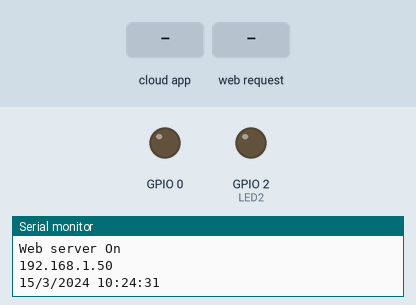
The sketch below on a simulated ESP8266 (NodeMCU). Shown: output pins drawn as LEDs (lit = HIGH), the last lines printed to the serial monitor. Inputs (shaded band) come from the test bench. The local clock reads 2024-03-15 10:24:30 at power-on unless the sketch sets it.

Above: at 2.7 s.
2.8 s: the phone or cloud app sets light to 0
At 4.5 s:
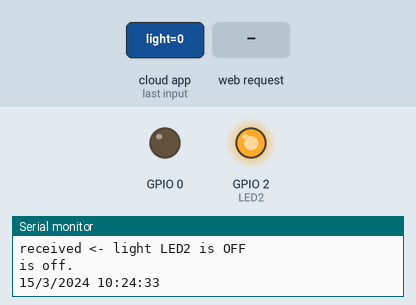
7.5 s: HTTP request GET /Relay02=1 received
At 9.1 s:
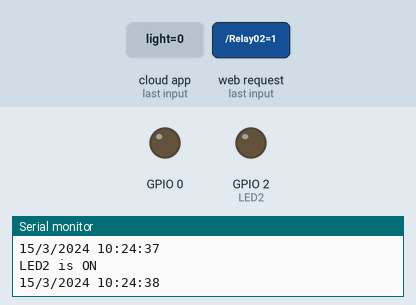
14.1 s: HTTP request GET /Relay02=0 received
At 15.5 s:
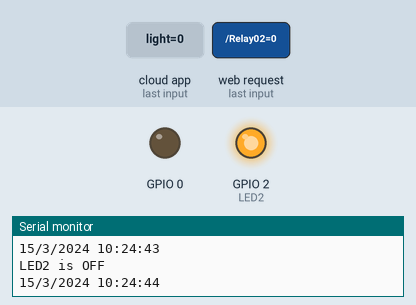
Timing chart, 0 to 17.1 s (numbered marks = the images above; inputs shaded):
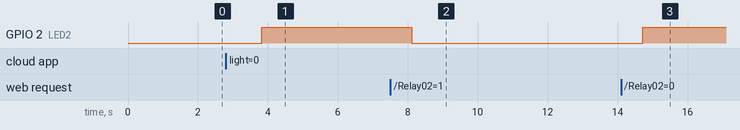

The sketch:

B4A-ESP8266_Local_Web_Mqtt-v1-041023.ino
```cpp
/*
- adafruit te alşıyor - b4a da çalışıyor
- web de çalışyor - local ağda çalışıyor
*/

#include "config.h"

#include <ESP8266WebServer.h>
#include <ESP8266WiFi.h>
#include <PubSubClient.h>
#include <WiFiUdp.h>
#include <time.h>

int count = 0;
// holds the boolean (true/false) state of the light
bool is_on = false;
bool durum = false;

#define LED1 0
#define LED2 2

ESP8266WebServer server(80);

int timezone = 3 * 3600;  // GMT+03:00 turkiye
int dst = 0;

int statusLED1 = LOW;  // variable for LED1 status
int statusLED2 = LOW;  // variable for LED2 status

// Set your Static IP address
IPAddress local_IP(192, 168, 1, 204);  // 201:turuncu -- 202:masa -- 203:lambader -- 204:vitrin -- 205:
// Set your Gateway IP address
IPAddress gateway(192, 168, 1, 1);

IPAddress subnet(255, 255, 255, 0);
//IPAddress primaryDNS(8, 8, 8, 8);   //optional
//IPAddress secondaryDNS(8, 8, 4, 4); //optional

WiFiUDP udp;
const char *ntpServer = "pool.ntp.org";
const int timeZone = 3;  // Türkiye için UTC+3

const int NTP_PACKET_SIZE = 48;
byte packetBuffer[NTP_PACKET_SIZE];

// -----------------------------------------------------------------------------------------------------------------Declare constants to make the page to be visited.
const String HtmlHtml = "<html><head>"
                        "<meta name=\"viewport\" content=\"width=device-width, initial-scale=1\" /></head>";
const String HtmlNewLine = "<br></br>\n";
const String HtmlTitle = "<h1>Control LED Using NodeMCU WiFi Access Point</h1><br/>\n";
const String HtmlLed1StateLow = "<big>LED1 is now <b>ON</b></big>\n";
const String HtmlLed1StateHigh = "<big>LED1 is now <b>OFF</b></big>\n";
const String HtmlLed2StateLow = "<big>LED2 is now <b>ON</b></big>\n";
const String HtmlLed2StateHigh = "<big>LED2 is now <b>OFF</b></big>\n";
const String HtmlButtonsLED1 =
  "<a href=\"Relay01=1\"><button style=\"background-color:green;color:white;width:10%;height:5%;\">ON </button></a>\n"
  "<a href=\"Relay01=0\"><button style=\"background-color:red;color:white;width:10%;height:5%;\">OFF </button></a><br/>";
const String HtmlButtonsLED2 =
  "<a href=\"Relay02=1\"><button style=\"background-color:green;color:white;width:10%;height:5%;\">ON </button></a>\n"
  "<a href=\"Relay02=0\"><button style=\"background-color:red;color:white;width:10%;height:5%;\">OFF </button></a><br/>";
const String HtmlHtmlClose = "</html>";
// -----------------------------------------------------------------------------------------------------------------


// track time of last published messages and limit feed->save events to once
// every IO_LOOP_DELAY milliseconds
#define IO_LOOP_DELAY 10000
unsigned long lastUpdate;

// set up the 'counter' feed
AdafruitIO_Feed *counter = io.feed("counter");

// set up the 'light' feed
AdafruitIO_Feed *light = io.feed("light");


void setup() {

  // start the serial connection
  Serial.begin(115200);
  delay(10);


  pinMode(0, OUTPUT);
  //digitalWrite(LED1, statusLED1);
  pinMode(2, OUTPUT);
  //digitalWrite(LED2, statusLED2);

  // wait for serial monitor to open
  while (!Serial)
    ;

  Serial.print("Connecting to Adafruit IO");

  // connect to io.adafruit.com
  io.connect();

  // attach message handler for the counter feed.
  counter->onMessage(handleCount);

  // attach a new message handler for the light feed.
  light->onMessage(handleLight);

  // wait for a connection
  while (io.status() < AIO_CONNECTED) {
    Serial.print(".");
    delay(500);
  }

  // we are connected
  Serial.println();
  Serial.println(io.statusText());

  // make sure all feeds get their current values right away
  counter->get();
  light->get();

  // İnternet saatini senkronize edin
  configTime(timezone, dst, "pool.ntp.org", "time.nist.gov");
  Serial.println("\nWaiting for Internet time");

  while (!time(nullptr)) {
    Serial.print("*");
    delay(1000);
  }
  Serial.println("\nTime response....OK");

  if (!WiFi.config(local_IP, gateway, subnet)) {
    Serial.println("STA Failed to configure");
  }


  // Start the server
  server.begin();
  Serial.println("Web server On");

  // Print the IP address
  Serial.println(WiFi.localIP());

  server.on("/", response);

  server.on("/Relay02=1", handleLed2On);
  server.on("/Relay02=0", handleLed2Off);
}

void loop() {

  server.handleClient();

  // process messages and keep connection alive
  io.run();

  // Zaman bilgisini al
  time_t now = time(nullptr);
  struct tm *p_tm = localtime(&now);
  Serial.print(p_tm->tm_mday);
  Serial.print("/");
  Serial.print(p_tm->tm_mon + 1);
  Serial.print("/");
  Serial.print(p_tm->tm_year + 1900);

  Serial.print(" ");

  Serial.print(p_tm->tm_hour);
  Serial.print(":");
  Serial.print(p_tm->tm_min);
  Serial.print(":");
  Serial.println(p_tm->tm_sec);

  delay(1000);

  // TURN LED ON

  if (p_tm->tm_sec == 10) {
    digitalWrite(2, statusLED2);
  }
  // TURN LED OFF

  if (p_tm->tm_sec == 13) {
    digitalWrite(2, statusLED2);
  }


  if (millis() > (lastUpdate + IO_LOOP_DELAY)) {
    Serial.println();

    // save current count to 'counter'
    Serial.print("sending -> counter ");
    Serial.println(count);
    counter->save(count);
    // increment count value
    count++;

    // print out the light value we are sending to Adafruit IO
    Serial.print("sending -> light ");
    if (is_on)
      Serial.println("is on.\n");
    else
      Serial.println("is off.\n");
    // save state of light to 'light' feed
    light->save(is_on);  // broker a geri dönş


    // for the purpose of this demo, toggle the
    // light state based on the count value
    //if((count % 2) == 0)
    // if(is_on != durum)
    //  is_on = durum;
    // else
    // is_on = durum;
    //durum = is_on;
    //update timer
    lastUpdate = millis();
  }
}


// you can set a separate message handler for a single feed,
// as we do in this example for the light feed
void handleLight(AdafruitIO_Data *data) {            //mqtt den gelen veri ile led2 yak

  // print out the received light value
  Serial.print("received <- light ");

  // use the isTrue helper to get the
  // boolean state of the light
  if (data->isTrue()) {
    handleLed2On();
    Serial.println("is on.");
  } else {
    handleLed2Off();
    Serial.println("is off.");
  }
}


// aynı beslemeye birden fazla besleme de ekleyebilirsiniz
// mesaj işleyici işlevi. hem sayaç hem de karşı iki
// bu geri çağırma fonksiyonuna eklenir ve mesajlar
// her ikisi için de bu fonksiyon tarafından alınacaktır.
void handleCount(AdafruitIO_Data *data) {

  Serial.print("received <- ");

  // işlemek için aynı işlevi kullandığımızdan
  // iki feed için mesajlar, feedName() işlevini kullanabiliriz
  // mesajın hangi feed'den geldiğini bulma sırası.
  Serial.print(data->feedName());
  Serial.print(" ");

  // alınan sayı değerini yazdırın
  Serial.println(data->value());
}

// -----------------------------------------------------LED2
// Function / procedure for turning on the LED2
void handleLed2On() {
  is_on = 1;
  statusLED2 = LOW;  // conditions to make the LED turn on
  digitalWrite(LED2, statusLED2);
  Serial.println("LED2 is ON");
  response();
}

// Function / procedure for turning off the LED2
void handleLed2Off() {
  is_on = 0;
  statusLED2 = HIGH;  // conditions to make the LED turn off
  digitalWrite(LED2, statusLED2);
  Serial.println("LED2 is OFF");
  response();
}
// -----------------------------------------------------

// Function / procedure to handle each client making a request
void response() {
  String htmlRes = HtmlHtml + HtmlTitle;
  if (statusLED1 == LOW) {
    htmlRes += HtmlLed1StateLow;
  } else {
    htmlRes += HtmlLed1StateHigh;

  }

  htmlRes += HtmlNewLine;
  htmlRes += HtmlButtonsLED1;
  htmlRes += HtmlNewLine;

  if (statusLED2 == LOW) {
    htmlRes += HtmlLed2StateLow;
  } else {
    htmlRes += HtmlLed2StateHigh;
  }

  htmlRes += HtmlNewLine;
  htmlRes += HtmlButtonsLED2;

  htmlRes += HtmlHtmlClose;

  server.send(200, "text/html", htmlRes);
}


void sendNTPpacket(IPAddress &address) {
  memset(packetBuffer, 0, 48);
  packetBuffer[0] = 0b11100011;
  packetBuffer[1] = 0;
  packetBuffer[2] = 6;
  packetBuffer[3] = 0xEC;
  packetBuffer[12] = 49;
  packetBuffer[13] = 0x4E;
  packetBuffer[14] = 49;
  packetBuffer[15] = 0x4D;
  udp.beginPacket(address, 123);
  udp.write(packetBuffer, 48);
  udp.endPacket();
}
```

config.h
```cpp
/************************ Adafruit IO Config *******************************/

// visit io.adafruit.com if you need to create an account,
// or if you need your Adafruit IO key.
#define IO_USERNAME  "encan"
#define IO_KEY       "18844fa8672c4e09a8e247e17fa0a9a4"

/******************************* WIFI **************************************/

// the AdafruitIO_WiFi client will work with the following boards:
//   - HUZZAH ESP8266 Breakout -> https://www.adafruit.com/products/2471
//   - Feather HUZZAH ESP8266 -> https://www.adafruit.com/products/2821
//   - Feather HUZZAH ESP32 -> https://www.adafruit.com/product/3405
//   - Feather M0 WiFi -> https://www.adafruit.com/products/3010
//   - Feather WICED -> https://www.adafruit.com/products/3056
//   - Adafruit PyPortal -> https://www.adafruit.com/product/4116
//   - Adafruit Metro M4 Express AirLift Lite ->
//   https://www.adafruit.com/product/4000
//   - Adafruit AirLift Breakout -> https://www.adafruit.com/product/4201
//   - Adafruit AirLift Shield -> https://www.adafruit.com/product/4285
//   - Adafruit AirLift FeatherWing -> https://www.adafruit.com/product/4264

#define WIFI_SSID "Emiliya"
#define WIFI_PASS "tepe1881+"

// uncomment the following line if you are using airlift
// #define USE_AIRLIFT

// uncomment the following line if you are using winc1500
// #define USE_WINC1500

// uncomment the following line if you are using mrk1010 or nano 33 iot
//#define ARDUINO_SAMD_MKR1010

// comment out the following lines if you are using fona or ethernet
#include "AdafruitIO_WiFi.h"


#if defined(USE_AIRLIFT) || defined(ADAFRUIT_METRO_M4_AIRLIFT_LITE) ||         \
    defined(ADAFRUIT_PYPORTAL)
// Configure the pins used for the ESP32 connection
#if !defined(SPIWIFI_SS) // if the wifi definition isnt in the board variant
// Don't change the names of these #define's! they match the variant ones
#define SPIWIFI SPI
#define SPIWIFI_SS 10 // Chip select pin
#define NINA_ACK 9    // a.k.a BUSY or READY pin
#define NINA_RESETN 6 // Reset pin
#define NINA_GPIO0 -1 // Not connected
#endif
AdafruitIO_WiFi io(IO_USERNAME, IO_KEY, WIFI_SSID, WIFI_PASS, SPIWIFI_SS,
                   NINA_ACK, NINA_RESETN, NINA_GPIO0, &SPIWIFI);
#else
AdafruitIO_WiFi io(IO_USERNAME, IO_KEY, WIFI_SSID, WIFI_PASS);
#endif
/******************************* FONA **************************************/

// the AdafruitIO_FONA client will work with the following boards:
//   - Feather 32u4 FONA -> https://www.adafruit.com/product/3027

// uncomment the following two lines for 32u4 FONA,
// and comment out the AdafruitIO_WiFi client in the WIFI section
// #include "AdafruitIO_FONA.h"
// AdafruitIO_FONA io(IO_USERNAME, IO_KEY);

/**************************** ETHERNET ************************************/

// the AdafruitIO_Ethernet client will work with the following boards:
//   - Ethernet FeatherWing -> https://www.adafruit.com/products/3201

// uncomment the following two lines for ethernet,
// and comment out the AdafruitIO_WiFi client in the WIFI section
// #include "AdafruitIO_Ethernet.h"
// AdafruitIO_Ethernet io(IO_USERNAME, IO_KEY);
```

Measured:
- after the input at 2.8 s, GPIO 2 (LED2): LOW → HIGH after 1.0 s
- after the input at 7.5 s, GPIO 2 (LED2): HIGH → LOW after 0.62 s
- after the input at 14.1 s, GPIO 2 (LED2): LOW → HIGH after 0.62 s
